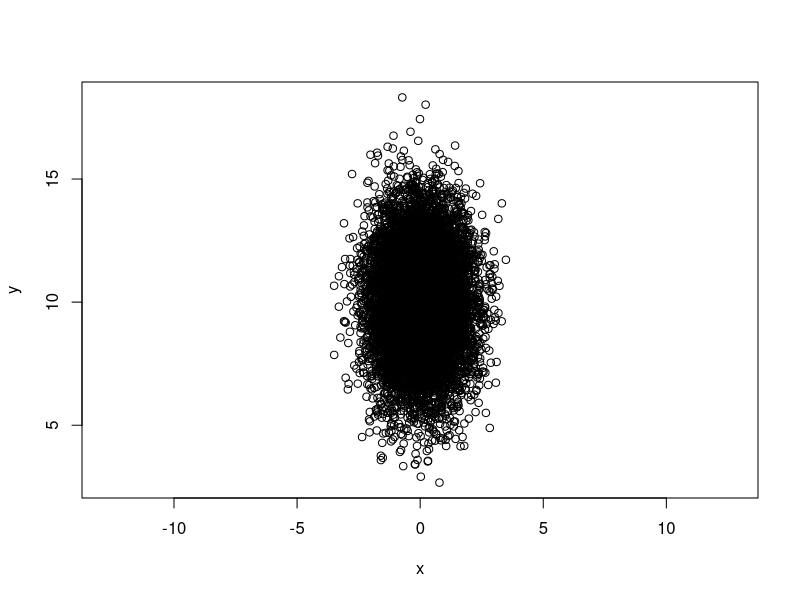
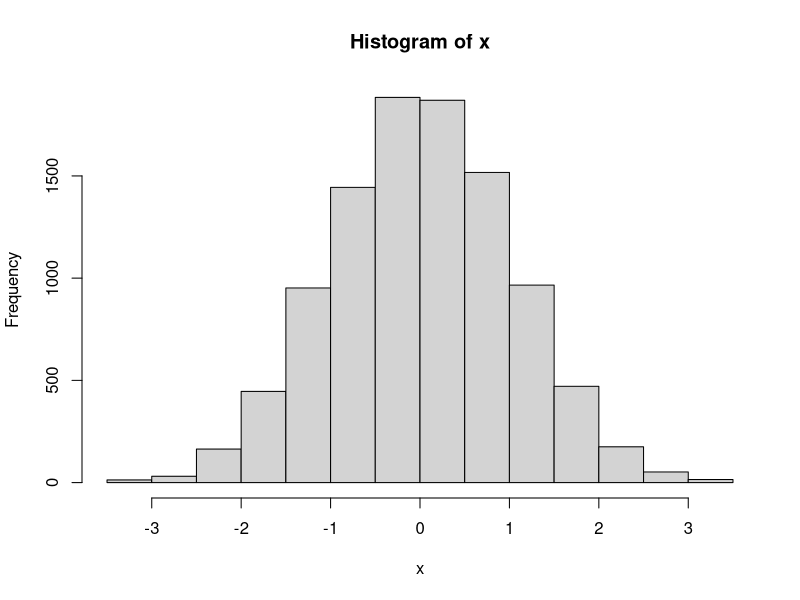
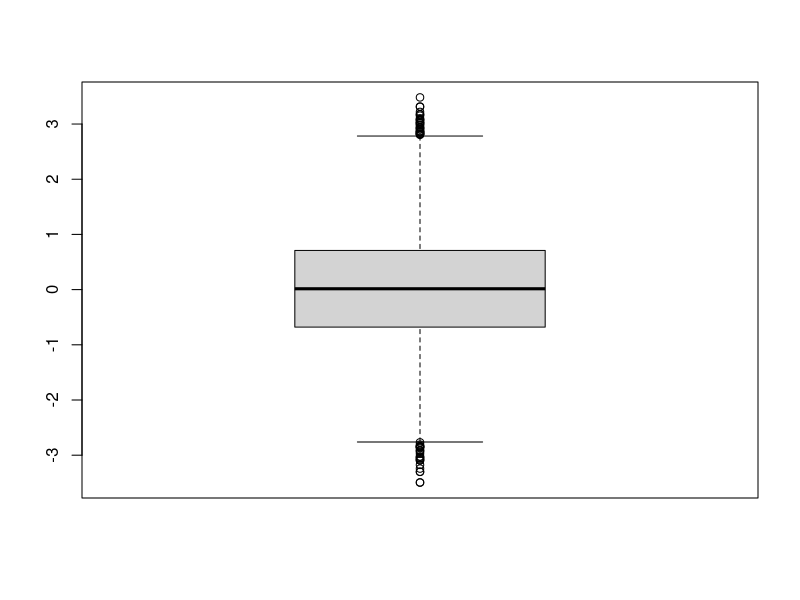
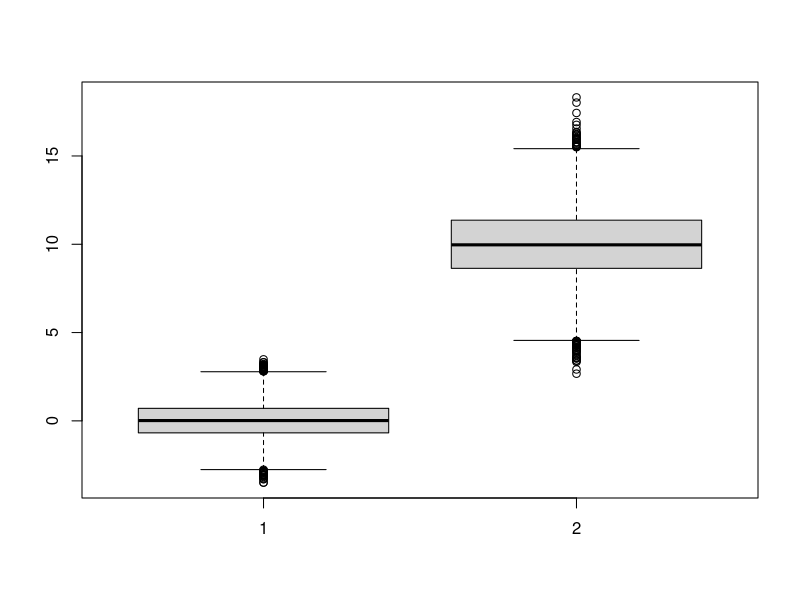
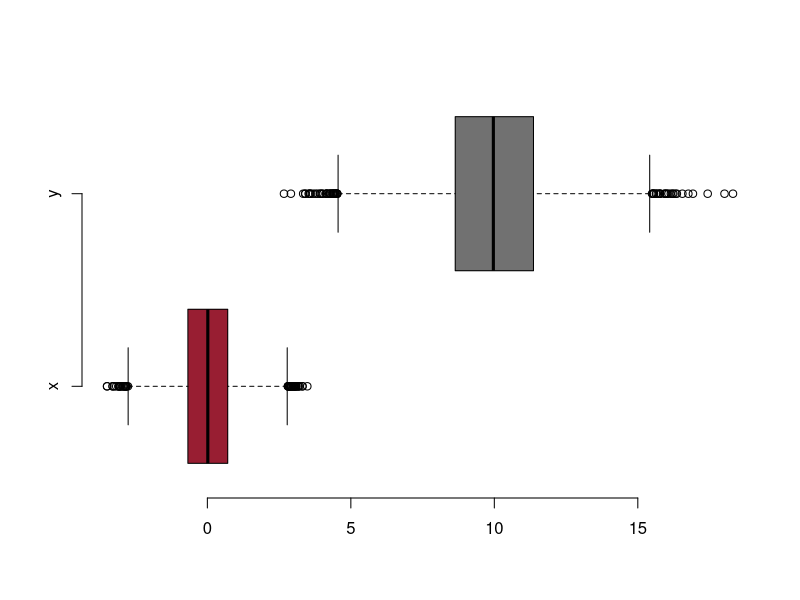
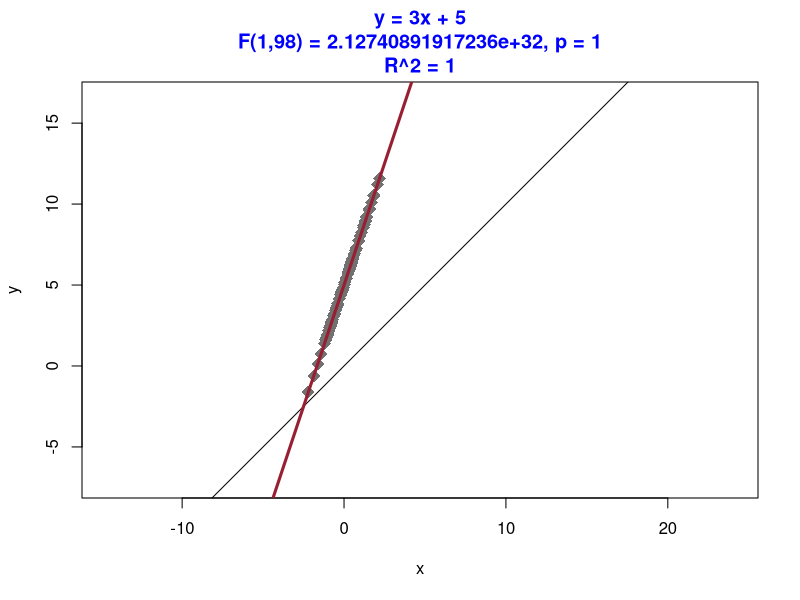
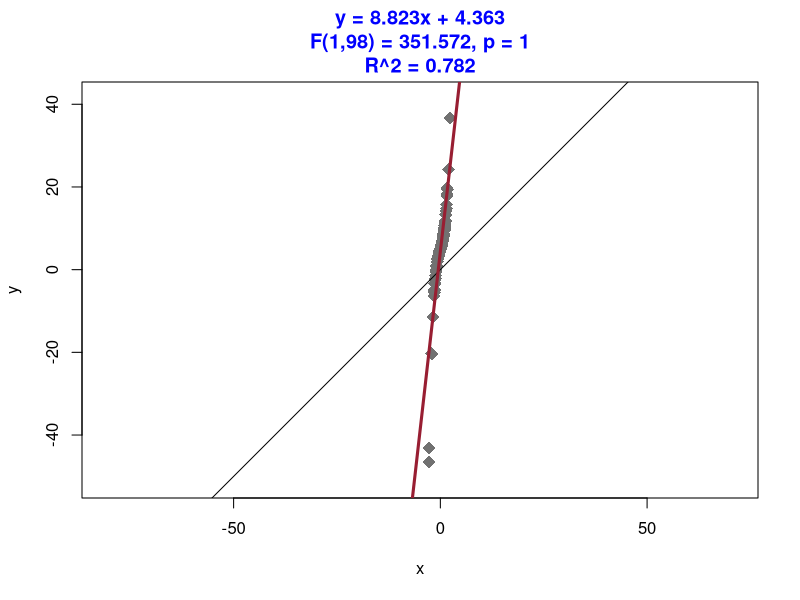
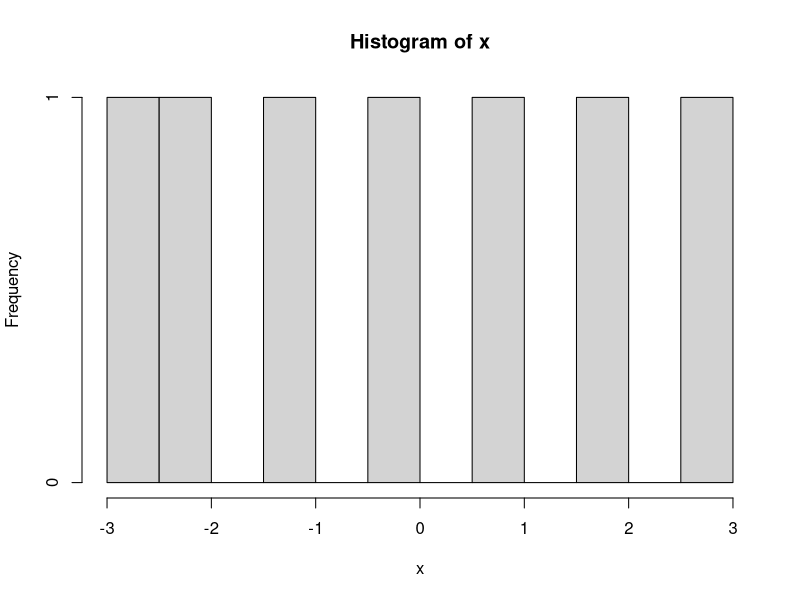

Recreate these plots in R, in order.
## ---- chunk 1
x = rnorm( (n=10000), mean = 0, sd = 1);
y = rnorm(n, mean = 10, sd = 2);
plot(x,y, asp=1);
## ---- chunk 2
stem(x);
hist(x);
boxplot(x);
summary(x);
## ---- chunk 3
boxplot(x,y);
## ---- chunk 4
# https://brand.wsu.edu/visual/colors/
wsu.crimson = "#981e32";
wsu.gray    = "#717171";

boxplot(x,y, 
          horizontal=TRUE, 
          names=c("x","y"),
          col=c(wsu.crimson,wsu.gray), # colors
          frame=FALSE
        );

# why is "frame" not documented?
# why not part of "par" (... already taken)
# https://stackoverflow.com/questions/4946491/removing-the-frame-from-the-boxplot-function-in-r
## ---- chunk 5
# distributions = c();
# distributions = NULL;
nsim = 10000;
distributions = numeric(nsim);
for(i in 1:nsim)
  {
  # print(i);
  x = rnorm( (n=100), mean = 0, sd = 1);
  y = rnorm(n, mean = 10, sd = 2);
  
  myCorr = cor(x,y);
  distributions = c(distributions, myCorr);
  distributions[i] = myCorr;
  }

summary(distributions);

#?cor
cor(x,y);
## ---- chunk 6
set.seed(62629); x = rnorm( (n=100), mean = 0, sd = 1);
set.seed(62629); y = rnorm(n, mean = 10, sd = 2);
#?cor
cor(x,y);
# get.seed ?
## ---- chunk 7
x = rnorm( (n=100), mean = 0, sd = 1);
y = 3*x + 5;
#?cor
cor(x,y);
## ---- chunk 8
x = rnorm( (n=100), mean = 0, sd = 1);
y = 2*x^3 + 3*x + 5;
#?cor
cor(x,y);
## ---- chunk 9
x = rnorm( (n=100), mean = 0, sd = 1);
y = 3*x + 5;

#  doLinearRegression(x,y, ...)

#?cor
cor(x,y);

reg = lm(y~x); # ?lm
summary(reg);
# str(summary(reg));

( reg.r2 = r2 = summary(reg)$r.squared );
( r2.adj = summary(reg)$adj.r.squared );
# names(summary(reg));
( reg.fit.df = summary(reg)$df );
( reg.fit.fstatistic = summary(reg)$fstatistic );
( reg.fit.model.p = as.numeric( pf(reg.fit.fstatistic[1], reg.fit.fstatistic[2], reg.fit.fstatistic[3]) ) );
( reg.coef = summary(reg)$coefficients[,1] );
( reg.coef.se = summary(reg)$coefficients[,2] );
( reg.coef.tvalue = summary(reg)$coefficients[,3] );
( reg.coef.tvalue.prob = summary(reg)$coefficients[,4] );

# https://astrostatistics.psu.edu/su07/R/html/grDevices/html/plotmath.html
# https://lukemiller.org/index.php/2012/10/adding-p-values-and-r-squared-values-to-a-plot-using-expression/


myMain = paste0(
    "y = ", round(reg.coef[2], 3), "x + ", round(reg.coef[1], 3), "\n", 
    "F(",round(reg.fit.fstatistic[2],3), ",", round(reg.fit.fstatistic[3],3),") = ", round(reg.fit.fstatistic[1],3), ", p = ", round(reg.fit.model.p,3), "\n",
    "R^2 = ", round(reg.r2,3));

  myMin = min(x,y) - 5;
  myMax = max(x,y) + 5;
plot(x,y, 
  asp=1, pty="s",
  main = myMain, col.main = "blue",
  xlim=c(myMin,myMax),
  ylim=c(myMin,myMax),
  type="p", pch=18, cex=1.75, 
  col=wsu.gray);
abline(a=0,b=1, col="black");
abline(reg, lwd=3, col=wsu.crimson);






print("R^2, square root:");
sqrt(r2);

print("Correlation:");
cor(x,y);
# RStudio has hijacked the "viewing" window ... wants you to use ggplot2 or change the parameters above
## ---- chunk 10
x = rnorm( (n=100), mean = 0, sd = 1);
y = 2*x^3 + 3*x + 5;
#?cor
cor(x,y);
reg = lm(y~x); # ?lm
summary(reg);
# str(summary(reg));

( reg.r2 = r2 = summary(reg)$r.squared );
( r2.adj = summary(reg)$adj.r.squared );
# names(summary(reg));
( reg.fit.df = summary(reg)$df );
( reg.fit.fstatistic = summary(reg)$fstatistic );
( reg.fit.model.p = as.numeric( pf(reg.fit.fstatistic[1], reg.fit.fstatistic[2], reg.fit.fstatistic[3]) ) );
( reg.coef = summary(reg)$coefficients[,1] );
( reg.coef.se = summary(reg)$coefficients[,2] );
( reg.coef.tvalue = summary(reg)$coefficients[,3] );
( reg.coef.tvalue.prob = summary(reg)$coefficients[,4] );

# https://astrostatistics.psu.edu/su07/R/html/grDevices/html/plotmath.html
# https://lukemiller.org/index.php/2012/10/adding-p-values-and-r-squared-values-to-a-plot-using-expression/


myMain = paste0(
    "y = ", round(reg.coef[2], 3), "x + ", round(reg.coef[1], 3), "\n", 
    "F(",round(reg.fit.fstatistic[2],3), ",", round(reg.fit.fstatistic[3],3),") = ", round(reg.fit.fstatistic[1],3), ", p = ", round(reg.fit.model.p,3), "\n",
    "R^2 = ", round(reg.r2,3));

  myMin = min(x,y) - 5;
  myMax = max(x,y) + 5;
plot(x,y, 
  asp=1, pty="s",
  main = myMain, col.main = "blue",
  xlim=c(myMin,myMax),
  ylim=c(myMin,myMax),
  type="p", pch=18, cex=1.75, 
  col=wsu.gray);
abline(a=0,b=1, col="black");
abline(reg, lwd=3, col=wsu.crimson);




print("R^2, square root:");
sqrt(r2);

print("Correlation:");
cor(x,y);
# Chunk is too long, sign that I need a function 
## ---- chunk 11
# https://statistics.berkeley.edu/computing/r-t-tests
x = rnorm( (n=100), mean = 0, sd = 1);
y = rnorm(n, mean = 10, sd = 2);
t.test(x,y);
## ---- chunk 12
x = -3:3;
length(x);
hist(x, breaks=12, xlim=c(-3,3));
boxplot(x);
t.test(x, mu = 0, alternative="two.sided");
## ---- chunk 13
x = -3:3;
x = rep(x, 100);
length(x);
hist(x, breaks=12, xlim=c(-3,3));
boxplot(x);
t.test(x, mu = 0, alternative="two.sided");
## ---- chunk 14
set.seed(314159); x = rnorm( (n=100), mean = 0, sd = 1);
length(x);
hist(x, breaks=12, xlim=c(-3,3));
boxplot(x);
t.test(x, mu = 0, alternative="two.sided");
## ---- chunk 15
set.seed(314159); x = rnorm( (n=100), mean = 0, sd = 1);
x = rep(x, 7);
length(x);
hist(x, breaks=12, xlim=c(-3,3));
boxplot(x);
t.test(x, mu = 0, alternative="two.sided");
## ---- chunk 16
set.seed(314159); x = rnorm( (n=100), mean = 0, sd = 1);
x = rep(x, 100);
length(x);
hist(x, breaks=12, xlim=c(-3,3));
boxplot(x);
t.test(x, mu = 0, alternative="two.sided");
## ---- chunk 17
set.seed(31415926); y = rnorm(n, mean = 10, sd = 2);
mean(y);
t.test(y, mu = 0, alternative="two.sided");
## ---- chunk 18
set.seed(31415926); y = rnorm(n, mean = 10, sd = 2);
mean(y);
t.test(y, mu = 10, alternative="two.sided");
## ---- chunk 19
# ?z-test or ?z.test
